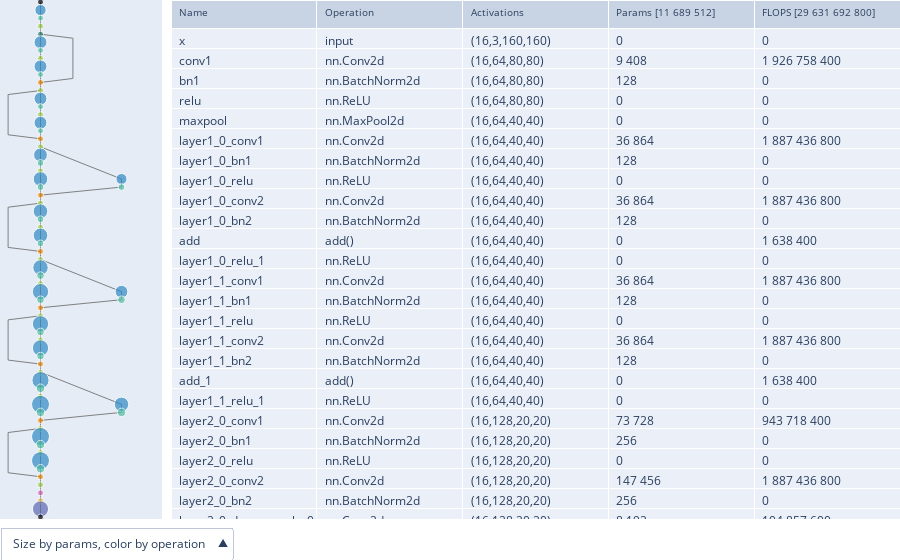

The code cell stored with this chart in its notebook:
### Markdown cell above
## Modifying merging behaviour
* `merge_threshold<0` does not perform any merging
* `merge_threshold==0` only merges nodes that have zero parameters
* `merge_threshold` between 0 and 1 sorts nodes from the smallest to the largest by number of parameters and merges from the smallest node until just before the combined parameter count of merged nodes exceed the specified fraction of the total parameter count
* The following nodes are never merged:
  - Input and output nodes to the entire network
  - Nodes with multiple input connections
  - Nodes for which the input node has multiple output connections
* The default `merge_threshold` value normally results in nodes without parameters as well as normalization modules being merged

### Code cell
mav = MAV(model, x, device='cpu', merge_threshold=-1)
with plotly_renderer('vscode'): mav.show_figure(
    palette='Vivid',
    avoid_palette_idxs=set([10]),
    fixed_color_map={'Convolution':7, 'add()':0, 'nn.MaxPool2d':5}
)

### Figure 1 — Plotly figure (JSON) as saved in the notebook; plotly's stock layout.template omitted (floating-point values rounded to 4 significant figures; data arrays with more than 128 entries replaced by an {"elided": "..."} marker saying what was removed)
{"data": [{"hoverinfo": "skip", "line": {"color": "gray", "width": 1}, "mode": "lines", "showlegend": false, "type": "scatter", "x": {"elided": "243 float values"}, "xaxis": "x", "y": {"elided": "243 float values"}, "yaxis": "y"}, {"customdata": {"elided": "71x7 str values"}, "hovertemplate": "Name: %{customdata[0]}<br>Operation: %{customdata[1]}<br>Activations: %{customdata[2]}<br>Parameters: %{customdata[3]}<br>FLOPS: %{customdata[4]}<br><br>args: %{customdata[5]}<br>kwargs: %{customdata[6]}<br><extra></extra>", "marker": {"color": ["#000000", "#2F8AC4", "#52BCA3", "#99C945", "#24796C", "#2F8AC4", "#52BCA3", "#99C945", "#2F8AC4", "#52BCA3", "#E58606", "#99C945", "#2F8AC4", "#52BCA3", "#99C945", "#2F8AC4", "#52BCA3", "#E58606", "#99C945", "#2F8AC4", "#52BCA3", "#99C945", "#2F8AC4", "#52BCA3", "#2F8AC4", "#52BCA3", "#E58606", "#99C945", "#2F8AC4", "#52BCA3", "#99C945", "#2F8AC4", "#52BCA3", "#E58606", "#99C945", "#2F8AC4", "#52BCA3", "#99C945", "#2F8AC4", "#52BCA3", "#2F8AC4", "#52BCA3", "#E58606", "#99C945", "#2F8AC4", "#52BCA3", "#99C945", "#2F8AC4", "#52BCA3", "#E58606", "#99C945", "#2F8AC4", "#52BCA3", "#99C945", "#2F8AC4", "#52BCA3", "#2F8AC4", "#52BCA3", "#E58606", "#99C945", "#2F8AC4", "#52BCA3", "#99C945", "#2F8AC4", "#52BCA3", "#E58606", "#99C945", "#CC61B0", "#DAA51B", "#5D69B1", "#000000"], "colorscale": [[0, "rgb(0,0,255)"], [1, "rgb(255,0,0)"]], "size": [6, 11.25, 6, 6, 6, 12.92, 6, 6, 12.92, 6, 6, 6, 12.92, 6, 6, 12.92, 6, 6, 6, 13.77, 6.847, 6, 14.61, 6.847, 11.08, 6.847, 6, 6, 14.61, 6.847, 6, 14.61, 6.847, 6, 6, 15.46, 7.694, 6, 16.31, 7.694, 12.77, 7.694, 6, 6, 16.31, 7.694, 6, 16.31, 7.694, 6, 6, 17.15, 8.541, 6, 18, 8.541, 14.47, 8.541, 6, 6, 18, 8.541, 6, 18, 8.541, 6, 6, 6, 6, 16.14, 6]}, "mode": "markers", "showlegend": false, "type": "scatter", "x": [0, 0, 0, 0, 0, 0, 0, 0, 0, 0, 0, 0, 0, 0, 0, 0, 0, 0, 0, 0, 0, 0, 0, 0, 1, 1, 0, 0, 0, 0, 0, 0, 0, 0, 0, 0, 0, 0, 0, 0, 1, 1, 0, 0, 0, 0, 0, 0, 0, 0, 0, 0, 0, 0, 0, 0, 1, 1, 0, 0, 0, 0, 0, 0, 0, 0, 0, 0, 0, 0, 0], "xaxis": "x", "y": [0, 1, 2, 3, 4, 5, 6, 7, 8, 9, 10, 11, 12, 13, 14, 15, 16, 17, 18, 19, 20, 21, 22, 23, 22, 23, 24, 25, 26, 27, 28, 29, 30, 31, 32, 33, 34, 35, 36, 37, 36, 37, 38, 39, 40, 41, 42, 43, 44, 45, 46, 47, 48, 49, 50, 51, 50, 51, 52, 53, 54, 55, 56, 57, 58, 59, 60, 61, 62, 63, 64], "yaxis": "y"}, {"cells": {"align": "left", "values": {"elided": "5x71 str values"}}, "domain": {"x": [0.19, 1], "y": [0, 1]}, "header": {"align": "left", "font": {"size": 10}, "values": ["Name", "Operation", "Activations", "Params [11 689 512]", "FLOPS [29 631 692 800]"]}, "type": "table"}], "layout": {"margin": {"b": 0, "l": 0, "r": 0, "t": 0}, "modebar": {"orientation": "v", "remove": ["select", "lasso"]}, "updatemenus": [{"active": 0, "buttons": [{"args": [{"marker": [{}, {"color": ["#000000", "#2F8AC4", "#52BCA3", "#99C945", "#24796C", "#2F8AC4", "#52BCA3", "#99C945", "#2F8AC4", "#52BCA3", "#E58606", "#99C945", "#2F8AC4", "#52BCA3", "#99C945", "#2F8AC4", "#52BCA3", "#E58606", "#99C945", "#2F8AC4", "#52BCA3", "#99C945", "#2F8AC4", "#52BCA3", "#2F8AC4", "#52BCA3", "#E58606", "#99C945", "#2F8AC4", "#52BCA3", "#99C945", "#2F8AC4", "#52BCA3", "#E58606", "#99C945", "#2F8AC4", "#52BCA3", "#99C945", "#2F8AC4", "#52BCA3", "#2F8AC4", "#52BCA3", "#E58606", "#99C945", "#2F8AC4", "#52BCA3", "#99C945", "#2F8AC4", "#52BCA3", "#E58606", "#99C945", "#2F8AC4", "#52BCA3", "#99C945", "#2F8AC4", "#52BCA3", "#2F8AC4", "#52BCA3", "#E58606", "#99C945", "#2F8AC4", "#52BCA3", "#99C945", "#2F8AC4", "#52BCA3", "#E58606", "#99C945", "#CC61B0", "#DAA51B", "#5D69B1", "#000000"], "colorscale": "Bluered", "size": [6, 11.25, 6, 6, 6, 12.92, 6, 6, 12.92, 6, 6, 6, 12.92, 6, 6, 12.92, 6, 6, 6, 13.77, 6.847, 6, 14.61, 6.847, 11.08, 6.847, 6, 6, 14.61, 6.847, 6, 14.61, 6.847, 6, 6, 15.46, 7.694, 6, 16.31, 7.694, 12.77, 7.694, 6, 6, 16.31, 7.694, 6, 16.31, 7.694, 6, 6, 17.15, 8.541, 6, 18, 8.541, 14.47, 8.541, 6, 6, 18, 8.541, 6, 18, 8.541, 6, 6, 6, 6, 16.14, 6]}, {}]}], "label": "Size by params, color by operation", "method": "restyle"}, {"args": [{"marker": [{}, {"color": ["#000000", "#2F8AC4", "#52BCA3", "#99C945", "#24796C", "#2F8AC4", "#52BCA3", "#99C945", "#2F8AC4", "#52BCA3", "#E58606", "#99C945", "#2F8AC4", "#52BCA3", "#99C945", "#2F8AC4", "#52BCA3", "#E58606", "#99C945", "#2F8AC4", "#52BCA3", "#99C945", "#2F8AC4", "#52BCA3", "#2F8AC4", "#52BCA3", "#E58606", "#99C945", "#2F8AC4", "#52BCA3", "#99C945", "#2F8AC4", "#52BCA3", "#E58606", "#99C945", "#2F8AC4", "#52BCA3", "#99C945", "#2F8AC4", "#52BCA3", "#2F8AC4", "#52BCA3", "#E58606", "#99C945", "#2F8AC4", "#52BCA3", "#99C945", "#2F8AC4", "#52BCA3", "#E58606", "#99C945", "#2F8AC4", "#52BCA3", "#99C945", "#2F8AC4", "#52BCA3", "#2F8AC4", "#52BCA3", "#E58606", "#99C945", "#2F8AC4", "#52BCA3", "#99C945", "#2F8AC4", "#52BCA3", "#E58606", "#99C945", "#CC61B0", "#DAA51B", "#5D69B1", "#000000"], "colorscale": "Bluered", "size": [6, 18, 6, 6, 6, 17.97, 6, 6, 17.97, 6, 8.727, 6, 17.97, 6, 6, 17.97, 6, 8.727, 6, 17.06, 6, 6, 17.97, 6, 14.18, 6, 7.818, 6, 17.97, 6, 6, 17.97, 6, 7.818, 6, 17.06, 6, 6, 17.97, 6, 14.18, 6, 6.909, 6, 17.97, 6, 6, 17.97, 6, 6.909, 6, 17.06, 6, 6, 17.97, 6, 14.18, 6, 6, 6, 17.97, 6, 6, 17.97, 6, 6, 6, 6, 6, 11.75, 6]}, {}]}], "label": "Size by FLOPS, color by operation", "method": "restyle"}, {"args": [{"marker": [{}, {"color": [0, 1, 0, 0, 0, 0.9977, 0, 0, 0.9977, 0, 0.2273, 0, 0.9977, 0, 0, 0.9977, 0, 0.2273, 0, 0.922, 0, 0, 0.9977, 0, 0.6818, 0, 0.1515, 0, 0.9977, 0, 0, 0.9977, 0, 0.1515, 0, 0.922, 0, 0, 0.9977, 0, 0.6818, 0, 0.07576, 0, 0.9977, 0, 0, 0.9977, 0, 0.07576, 0, 0.922, 0, 0, 0.9977, 0, 0.6818, 0, 0, 0, 0.9977, 0, 0, 0.9977, 0, 0, 0, 0, 0, 0.4789, 0], "colorscale": "Bluered", "size": [6, 11.25, 6, 6, 6, 12.92, 6, 6, 12.92, 6, 6, 6, 12.92, 6, 6, 12.92, 6, 6, 6, 13.77, 6.847, 6, 14.61, 6.847, 11.08, 6.847, 6, 6, 14.61, 6.847, 6, 14.61, 6.847, 6, 6, 15.46, 7.694, 6, 16.31, 7.694, 12.77, 7.694, 6, 6, 16.31, 7.694, 6, 16.31, 7.694, 6, 6, 17.15, 8.541, 6, 18, 8.541, 14.47, 8.541, 6, 6, 18, 8.541, 6, 18, 8.541, 6, 6, 6, 6, 16.14, 6]}, {}]}], "label": "Size by params, color by FLOPS", "method": "restyle"}, {"args": [{"marker": [{}, {"color": [0, 0.4375, 0, 0, 0, 0.5766, 0, 0, 0.5766, 0, 0, 0, 0.5766, 0, 0, 0.5766, 0, 0, 0, 0.6471, 0.07057, 0, 0.7177, 0.07057, 0.4234, 0.07057, 0, 0, 0.7177, 0.07057, 0, 0.7177, 0.07057, 0, 0, 0.7883, 0.1411, 0, 0.8589, 0.1411, 0.5646, 0.1411, 0, 0, 0.8589, 0.1411, 0, 0.8589, 0.1411, 0, 0, 0.9294, 0.2117, 0, 1, 0.2117, 0.7057, 0.2117, 0, 0, 1, 0.2117, 0, 1, 0.2117, 0, 0, 0, 0, 0.8446, 0], "colorscale": "Bluered", "size": [6, 18, 6, 6, 6, 17.97, 6, 6, 17.97, 6, 8.727, 6, 17.97, 6, 6, 17.97, 6, 8.727, 6, 17.06, 6, 6, 17.97, 6, 14.18, 6, 7.818, 6, 17.97, 6, 6, 17.97, 6, 7.818, 6, 17.06, 6, 6, 17.97, 6, 14.18, 6, 6.909, 6, 17.97, 6, 6, 17.97, 6, 6.909, 6, 17.06, 6, 6, 17.97, 6, 14.18, 6, 6, 6, 17.97, 6, 6, 17.97, 6, 6, 6, 6, 6, 11.75, 6]}, {}]}], "label": "Size by FLOPS, color by params", "method": "restyle"}], "direction": "up", "pad": {"b": 0, "l": 0, "r": 0, "t": 8}, "showactive": true, "x": 0, "xanchor": "left", "y": 0, "yanchor": "top"}], "xaxis": {"anchor": "y", "domain": [0, 0.18], "range": [-0.5, 1.5], "showgrid": false, "tickmode": "array", "tickvals": [], "zeroline": false}, "yaxis": {"anchor": "x", "domain": [0, 1], "range": [64.25, -0.25], "showgrid": false, "tickmode": "array", "tickvals": [], "zeroline": false}}}
